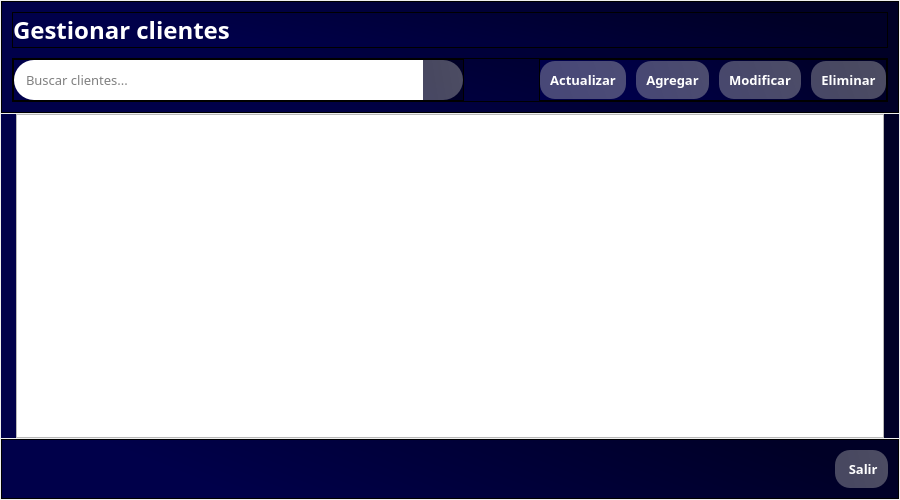
<?xml version="1.0" encoding="UTF-8"?>
<ui version="4.0">
 <class>Dialog</class>
 <widget class="QDialog" name="Dialog">
  <property name="geometry">
   <rect>
    <x>0</x>
    <y>0</y>
    <width>900</width>
    <height>500</height>
   </rect>
  </property>
  <property name="windowTitle">
   <string>Clientes</string>
  </property>
  <property name="windowIcon">
   <iconset>
    <normaloff>../icons/book.png</normaloff>../icons/book.png</iconset>
  </property>
  <property name="styleSheet">
   <string notr="true"/>
  </property>
  <property name="modal">
   <bool>true</bool>
  </property>
  <layout class="QHBoxLayout" name="horizontalLayout_7">
   <property name="spacing">
    <number>0</number>
   </property>
   <property name="leftMargin">
    <number>0</number>
   </property>
   <property name="topMargin">
    <number>0</number>
   </property>
   <property name="rightMargin">
    <number>0</number>
   </property>
   <property name="bottomMargin">
    <number>0</number>
   </property>
   <item>
    <widget class="QWidget" name="widget" native="true">
     <property name="styleSheet">
      <string notr="true"/>
     </property>
     <layout class="QVBoxLayout" name="verticalLayout_2" stretch="2,7,1">
      <property name="spacing">
       <number>1</number>
      </property>
      <property name="leftMargin">
       <number>1</number>
      </property>
      <property name="topMargin">
       <number>1</number>
      </property>
      <property name="rightMargin">
       <number>1</number>
      </property>
      <property name="bottomMargin">
       <number>1</number>
      </property>
      <item>
       <widget class="QFrame" name="header">
        <property name="styleSheet">
         <string notr="true">background-color: qlineargradient(spread:pad, x1:1, y1:0.363, x2:0, y2:0.528864, stop:0.0696517 rgba(0, 0, 38, 255), stop:0.81592 rgba(0, 0, 74, 255));</string>
        </property>
        <property name="frameShape">
         <enum>QFrame::StyledPanel</enum>
        </property>
        <property name="frameShadow">
         <enum>QFrame::Raised</enum>
        </property>
        <layout class="QVBoxLayout" name="verticalLayout">
         <property name="spacing">
          <number>10</number>
         </property>
         <property name="leftMargin">
          <number>10</number>
         </property>
         <property name="topMargin">
          <number>10</number>
         </property>
         <property name="rightMargin">
          <number>10</number>
         </property>
         <property name="bottomMargin">
          <number>10</number>
         </property>
         <item>
          <widget class="QFrame" name="tittleFrame">
           <property name="styleSheet">
            <string notr="true">backgorund-color: none;</string>
           </property>
           <property name="frameShape">
            <enum>QFrame::StyledPanel</enum>
           </property>
           <property name="frameShadow">
            <enum>QFrame::Raised</enum>
           </property>
           <layout class="QHBoxLayout" name="horizontalLayout_4">
            <property name="spacing">
             <number>0</number>
            </property>
            <property name="leftMargin">
             <number>0</number>
            </property>
            <property name="topMargin">
             <number>0</number>
            </property>
            <property name="rightMargin">
             <number>0</number>
            </property>
            <property name="bottomMargin">
             <number>0</number>
            </property>
            <item>
             <widget class="QLabel" name="lblTitulo">
              <property name="font">
               <font>
                <family>Candara</family>
                <pointsize>18</pointsize>
                <weight>75</weight>
                <bold>true</bold>
               </font>
              </property>
              <property name="styleSheet">
               <string notr="true">color: rgb(255, 255, 255);</string>
              </property>
              <property name="text">
               <string>Gestionar clientes</string>
              </property>
             </widget>
            </item>
           </layout>
          </widget>
         </item>
         <item>
          <widget class="QFrame" name="frame">
           <property name="frameShape">
            <enum>QFrame::StyledPanel</enum>
           </property>
           <property name="frameShadow">
            <enum>QFrame::Raised</enum>
           </property>
           <layout class="QHBoxLayout" name="horizontalLayout_5" stretch="6,1,3">
            <property name="spacing">
             <number>0</number>
            </property>
            <property name="leftMargin">
             <number>0</number>
            </property>
            <property name="topMargin">
             <number>0</number>
            </property>
            <property name="rightMargin">
             <number>0</number>
            </property>
            <property name="bottomMargin">
             <number>0</number>
            </property>
            <item>
             <widget class="QFrame" name="searhcFrame">
              <property name="styleSheet">
               <string notr="true"/>
              </property>
              <property name="frameShape">
               <enum>QFrame::StyledPanel</enum>
              </property>
              <property name="frameShadow">
               <enum>QFrame::Raised</enum>
              </property>
              <layout class="QHBoxLayout" name="horizontalLayout_2">
               <property name="spacing">
                <number>0</number>
               </property>
               <property name="leftMargin">
                <number>0</number>
               </property>
               <property name="topMargin">
                <number>0</number>
               </property>
               <property name="rightMargin">
                <number>0</number>
               </property>
               <property name="bottomMargin">
                <number>0</number>
               </property>
               <item>
                <widget class="QLineEdit" name="txtBusqueda">
                 <property name="maximumSize">
                  <size>
                   <width>16777215</width>
                   <height>50</height>
                  </size>
                 </property>
                 <property name="font">
                  <font>
                   <family>Candara</family>
                   <pointsize>10</pointsize>
                  </font>
                 </property>
                 <property name="autoFillBackground">
                  <bool>false</bool>
                 </property>
                 <property name="styleSheet">
                  <string notr="true">border-top-left-radius: 20px;
border-bottom-left-radius: 20px;
padding: 10px;
background-color: none;</string>
                 </property>
                 <property name="placeholderText">
                  <string>Buscar clientes...</string>
                 </property>
                 <property name="clearButtonEnabled">
                  <bool>true</bool>
                 </property>
                </widget>
               </item>
               <item>
                <widget class="QPushButton" name="btnBuscar">
                 <property name="maximumSize">
                  <size>
                   <width>40</width>
                   <height>50</height>
                  </size>
                 </property>
                 <property name="cursor">
                  <cursorShape>PointingHandCursor</cursorShape>
                 </property>
                 <property name="toolTip">
                  <string>Buscar</string>
                 </property>
                 <property name="styleSheet">
                  <string notr="true">QPushButton#btnBuscar{
	background-color: qlineargradient(spread:pad, x1:1, y1:0.363, x2:0, y2:0.528864, stop:0.0696517 rgba(184, 184, 184, 105), stop:0.81592 rgba(195, 195, 195, 94));
	
	color: rgba(255, 255, 255);
	border-top-right-radius: 20px;
	border-bottom-right-radius: 20px;
	padding: 10px;
}

QPushButton#btnBuscar:hover{
	background-color: qlineargradient(spread:pad, x1:1, y1:0.363, x2:0, y2:0.528864, stop:0.0696517 rgba(150, 150, 150, 255), stop:0.81592 rgba(201, 201, 201, 255));
}

QPushButton#btnBuscar:pressed{
	background-color: rgb(173, 173, 173);
}</string>
                 </property>
                 <property name="text">
                  <string/>
                 </property>
                 <property name="icon">
                  <iconset>
                   <normaloff>../icons/search.svg</normaloff>../icons/search.svg</iconset>
                 </property>
                </widget>
               </item>
              </layout>
             </widget>
            </item>
            <item>
             <spacer name="horizontalSpacer_2">
              <property name="orientation">
               <enum>Qt::Horizontal</enum>
              </property>
              <property name="sizeHint" stdset="0">
               <size>
                <width>55</width>
                <height>20</height>
               </size>
              </property>
             </spacer>
            </item>
            <item>
             <widget class="QFrame" name="crudFrame">
              <property name="frameShape">
               <enum>QFrame::StyledPanel</enum>
              </property>
              <property name="frameShadow">
               <enum>QFrame::Raised</enum>
              </property>
              <layout class="QHBoxLayout" name="horizontalLayout_3">
               <property name="spacing">
                <number>10</number>
               </property>
               <property name="leftMargin">
                <number>0</number>
               </property>
               <property name="topMargin">
                <number>0</number>
               </property>
               <property name="rightMargin">
                <number>0</number>
               </property>
               <property name="bottomMargin">
                <number>0</number>
               </property>
               <item>
                <widget class="QPushButton" name="btnActualizar">
                 <property name="font">
                  <font>
                   <family>Candara</family>
                   <pointsize>10</pointsize>
                   <weight>75</weight>
                   <bold>true</bold>
                  </font>
                 </property>
                 <property name="cursor">
                  <cursorShape>PointingHandCursor</cursorShape>
                 </property>
                 <property name="toolTip">
                  <string>Actualizar tabla</string>
                 </property>
                 <property name="styleSheet">
                  <string notr="true">QPushButton#btnActualizar{
	background-color: qlineargradient(spread:pad, x1:1, y1:0.363, x2:0, y2:0.528864, stop:0.0696517 rgba(184, 184, 184, 105), stop:0.81592 rgba(195, 195, 195, 94));
	
	color: rgba(255, 255, 255);
	border-radius: 15px;
	padding: 10px;
}

QPushButton#btnActualizar:hover{
	background-color: qlineargradient(spread:pad, x1:1, y1:0.363, x2:0, y2:0.528864, stop:0.0696517 rgba(150, 150, 150, 255), stop:0.81592 rgba(201, 201, 201, 255));
}

QPushButton#btnActualizar:pressed{
	background-color: rgb(173, 173, 173);
}</string>
                 </property>
                 <property name="text">
                  <string>Actualizar</string>
                 </property>
                 <property name="icon">
                  <iconset>
                   <normaloff>../icons/update.svg</normaloff>../icons/update.svg</iconset>
                 </property>
                </widget>
               </item>
               <item>
                <widget class="QPushButton" name="btnAgregar">
                 <property name="font">
                  <font>
                   <family>Candara</family>
                   <pointsize>10</pointsize>
                   <weight>75</weight>
                   <bold>true</bold>
                  </font>
                 </property>
                 <property name="cursor">
                  <cursorShape>PointingHandCursor</cursorShape>
                 </property>
                 <property name="toolTip">
                  <string>Agregar autor</string>
                 </property>
                 <property name="styleSheet">
                  <string notr="true">QPushButton#btnAgregar{
	background-color: qlineargradient(spread:pad, x1:1, y1:0.363, x2:0, y2:0.528864, stop:0.0696517 rgba(184, 184, 184, 105), stop:0.81592 rgba(195, 195, 195, 94));
	
	
	color: rgb(255, 255, 255);
	border-radius: 15px;
	padding: 10px;
}

QPushButton#btnAgregar:hover{
	background-color: qlineargradient(spread:pad, x1:1, y1:0.363, x2:0, y2:0.528864, stop:0.0696517 rgba(150, 150, 150, 255), stop:0.81592 rgba(201, 201, 201, 255));
}

QPushButton#btnAgregar:pressed{
	background-color: rgb(173, 173, 173);
}</string>
                 </property>
                 <property name="text">
                  <string>Agregar</string>
                 </property>
                 <property name="icon">
                  <iconset>
                   <normaloff>../icons/addClient.svg</normaloff>../icons/addClient.svg</iconset>
                 </property>
                </widget>
               </item>
               <item>
                <widget class="QPushButton" name="btnModificar">
                 <property name="font">
                  <font>
                   <family>Candara</family>
                   <pointsize>10</pointsize>
                   <weight>75</weight>
                   <bold>true</bold>
                  </font>
                 </property>
                 <property name="cursor">
                  <cursorShape>PointingHandCursor</cursorShape>
                 </property>
                 <property name="toolTip">
                  <string>Modificar datos del autor</string>
                 </property>
                 <property name="styleSheet">
                  <string notr="true">QPushButton#btnModificar{
	background-color: qlineargradient(spread:pad, x1:1, y1:0.363, x2:0, y2:0.528864, stop:0.0696517 rgba(184, 184, 184, 105), stop:0.81592 rgba(195, 195, 195, 94));
	
	
	color: rgb(255, 255, 255);
	border-radius: 15px;
	padding: 10px;
}

QPushButton#btnModificar:hover{
	background-color: qlineargradient(spread:pad, x1:1, y1:0.363, x2:0, y2:0.528864, stop:0.0696517 rgba(150, 150, 150, 255), stop:0.81592 rgba(201, 201, 201, 255));
}

QPushButton#btnModificar:pressed{
	background-color: qlineargradient(spread:pad, x1:1, y1:0.363, x2:0, y2:0.528864, stop:0.0696517 rgba(255, 255, 255, 142), stop:0.810945 rgba(255, 255, 255, 134));
}

QPushButton#btnModificar:disabled{
	background-color: qlineargradient(spread:pad, x1:1, y1:0.363, x2:0, y2:0.528864, stop:0.0696517 rgba(255, 255, 255, 192), stop:0.810945 rgba(255, 255, 255, 186));
}</string>
                 </property>
                 <property name="text">
                  <string>Modificar</string>
                 </property>
                 <property name="icon">
                  <iconset>
                   <normaloff>../icons/edit.svg</normaloff>../icons/edit.svg</iconset>
                 </property>
                </widget>
               </item>
               <item>
                <widget class="QPushButton" name="btnEliminar">
                 <property name="font">
                  <font>
                   <family>Candara</family>
                   <pointsize>10</pointsize>
                   <weight>75</weight>
                   <bold>true</bold>
                  </font>
                 </property>
                 <property name="cursor">
                  <cursorShape>PointingHandCursor</cursorShape>
                 </property>
                 <property name="toolTip">
                  <string>Eliminar autor</string>
                 </property>
                 <property name="styleSheet">
                  <string notr="true">QPushButton#btnEliminar{
	background-color: qlineargradient(spread:pad, x1:1, y1:0.363, x2:0, y2:0.528864, stop:0.0696517 rgba(184, 184, 184, 105), stop:0.81592 rgba(195, 195, 195, 94));
	
	
	color: rgb(255, 255, 255);
	border-radius: 15px;
	padding: 10px;
}

QPushButton#btnEliminar:hover{
	background-color: qlineargradient(spread:pad, x1:1, y1:0.363, x2:0, y2:0.528864, stop:0.0696517 rgba(150, 150, 150, 255), stop:0.81592 rgba(201, 201, 201, 255));
}

QPushButton#btnEliminar:pressed{
	background-color: qlineargradient(spread:pad, x1:1, y1:0.363, x2:0, y2:0.528864, stop:0.0696517 rgba(255, 255, 255, 142), stop:0.810945 rgba(255, 255, 255, 134));
}

QPushButton#btnEliminar:disabled{
	background-color: qlineargradient(spread:pad, x1:1, y1:0.363, x2:0, y2:0.528864, stop:0.0696517 rgba(255, 255, 255, 192), stop:0.810945 rgba(255, 255, 255, 186));
}</string>
                 </property>
                 <property name="text">
                  <string>Eliminar</string>
                 </property>
                 <property name="icon">
                  <iconset>
                   <normaloff>../icons/deleteClient.svg</normaloff>../icons/deleteClient.svg</iconset>
                 </property>
                </widget>
               </item>
              </layout>
             </widget>
            </item>
           </layout>
          </widget>
         </item>
        </layout>
       </widget>
      </item>
      <item>
       <widget class="QWidget" name="content" native="true">
        <property name="styleSheet">
         <string notr="true">background-color: qlineargradient(spread:pad, x1:1, y1:0.363, x2:0, y2:0.528864, stop:0.0696517 rgba(0, 0, 38, 255), stop:0.81592 rgba(0, 0, 74, 255));</string>
        </property>
        <layout class="QHBoxLayout" name="horizontalLayout">
         <property name="spacing">
          <number>0</number>
         </property>
         <property name="leftMargin">
          <number>15</number>
         </property>
         <property name="topMargin">
          <number>0</number>
         </property>
         <property name="rightMargin">
          <number>15</number>
         </property>
         <property name="bottomMargin">
          <number>0</number>
         </property>
         <item>
          <widget class="QTableWidget" name="tblClientes">
           <property name="cursor" stdset="0">
            <cursorShape>ArrowCursor</cursorShape>
           </property>
           <property name="styleSheet">
            <string notr="true">background-color: none;</string>
           </property>
           <property name="selectionMode">
            <enum>QAbstractItemView::SingleSelection</enum>
           </property>
           <property name="selectionBehavior">
            <enum>QAbstractItemView::SelectRows</enum>
           </property>
          </widget>
         </item>
        </layout>
       </widget>
      </item>
      <item>
       <widget class="QFrame" name="footer">
        <property name="styleSheet">
         <string notr="true">background-color: qlineargradient(spread:pad, x1:1, y1:0.363, x2:0, y2:0.528864, stop:0.0696517 rgba(0, 0, 38, 255), stop:0.81592 rgba(0, 0, 74, 255));</string>
        </property>
        <property name="frameShape">
         <enum>QFrame::StyledPanel</enum>
        </property>
        <property name="frameShadow">
         <enum>QFrame::Raised</enum>
        </property>
        <layout class="QHBoxLayout" name="horizontalLayout_6">
         <property name="spacing">
          <number>0</number>
         </property>
         <property name="leftMargin">
          <number>10</number>
         </property>
         <property name="topMargin">
          <number>10</number>
         </property>
         <property name="rightMargin">
          <number>10</number>
         </property>
         <property name="bottomMargin">
          <number>10</number>
         </property>
         <item>
          <spacer name="horizontalSpacer">
           <property name="orientation">
            <enum>Qt::Horizontal</enum>
           </property>
           <property name="sizeHint" stdset="0">
            <size>
             <width>793</width>
             <height>20</height>
            </size>
           </property>
          </spacer>
         </item>
         <item>
          <widget class="QPushButton" name="btnSalir">
           <property name="maximumSize">
            <size>
             <width>16777215</width>
             <height>50</height>
            </size>
           </property>
           <property name="font">
            <font>
             <family>Candara</family>
             <pointsize>10</pointsize>
             <weight>75</weight>
             <bold>true</bold>
            </font>
           </property>
           <property name="cursor">
            <cursorShape>PointingHandCursor</cursorShape>
           </property>
           <property name="toolTip">
            <string>Salir</string>
           </property>
           <property name="styleSheet">
            <string notr="true">QPushButton#btnSalir{
	background-color: qlineargradient(spread:pad, x1:1, y1:0.363, x2:0, y2:0.528864, stop:0.0696517 rgba(184, 184, 184, 105), stop:0.81592 rgba(195, 195, 195, 94));
	
	color: rgba(255, 255, 255);
	border-radius: 15px;
	padding: 10px;
}

QPushButton#btnSalir:hover{
	background-color: qlineargradient(spread:pad, x1:1, y1:0.363, x2:0, y2:0.528864, stop:0.0696517 rgba(150, 150, 150, 255), stop:0.81592 rgba(201, 201, 201, 255));
}

QPushButton#btnSalir:pressed{
	background-color: rgb(173, 173, 173);
}</string>
           </property>
           <property name="text">
            <string> Salir</string>
           </property>
           <property name="icon">
            <iconset>
             <normaloff>../icons/logout.svg</normaloff>../icons/logout.svg</iconset>
           </property>
          </widget>
         </item>
        </layout>
       </widget>
      </item>
     </layout>
    </widget>
   </item>
  </layout>
 </widget>
 <resources/>
 <connections/>
</ui>
